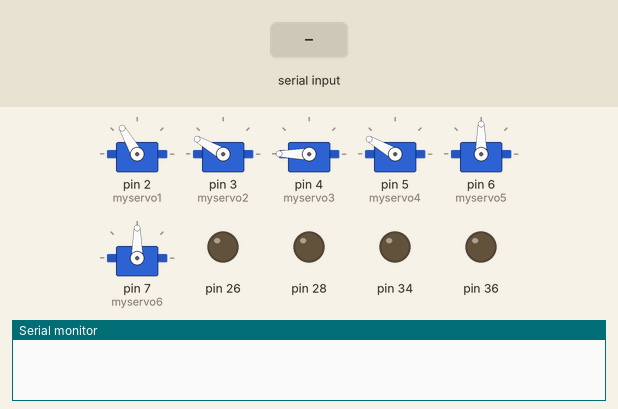
Simulated run of this sketch. Board: Arduino Mega 2560, built with avr-gcc and run on an emulated ATmega2560. Shown: 6 × servo, output pins drawn as LEDs (lit = HIGH), the last lines printed to the serial monitor. The test bench sets the inputs (shaded band).

Above: at 1.2 s.
1.3 s: "F" received over Serial
At 2.5 s:
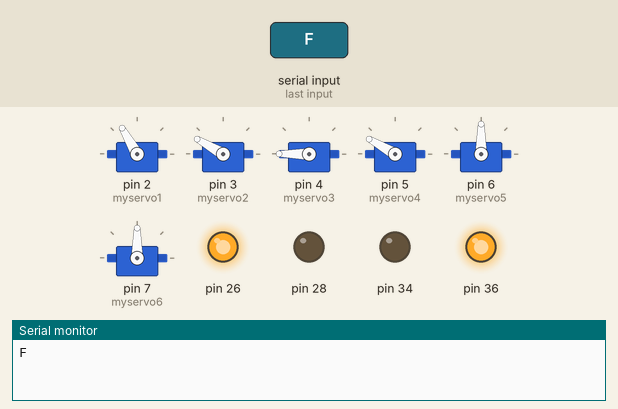
2.8 s: byte 74 ('J') received over Serial
At 3.6 s:
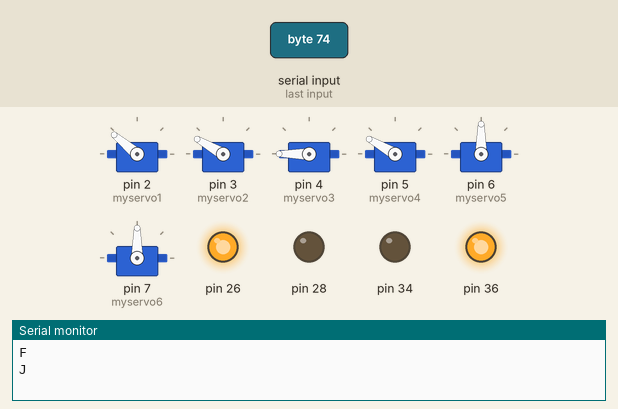
4.3 s: byte 32 (' ') received over Serial
At 4.8 s:
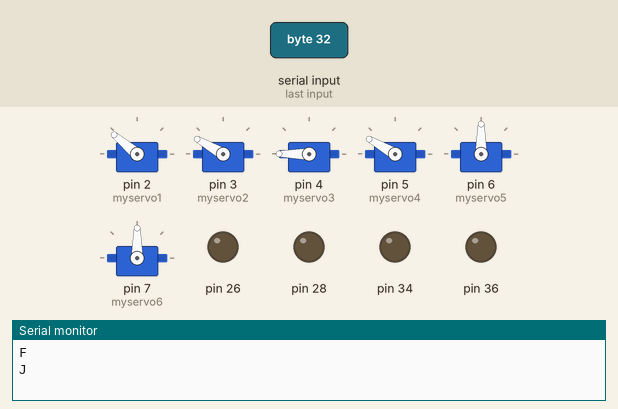
5.8 s: byte 75 ('K') received over Serial
At 7.0 s:
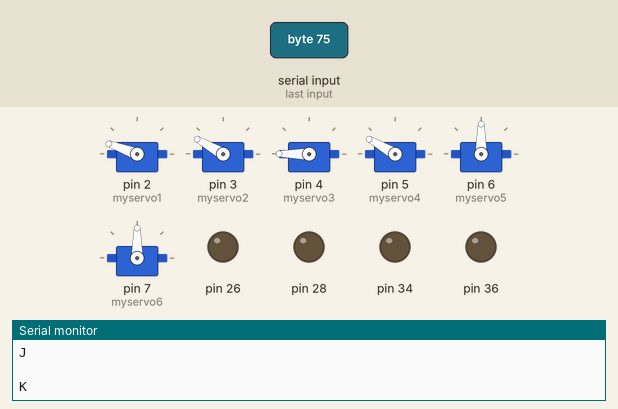
7.3 s: byte 77 ('M') received over Serial
At 8.3 s:
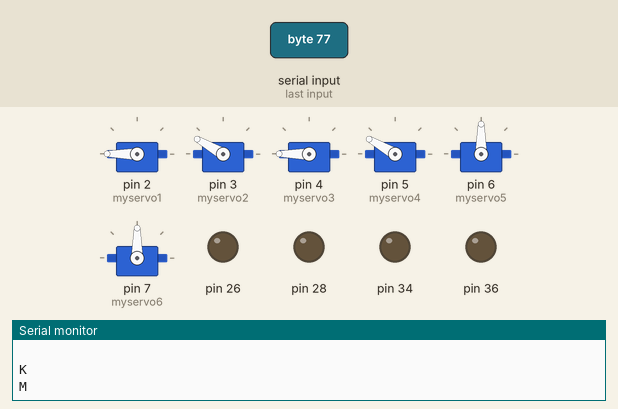
8.8 s: "B" received over Serial
At 9.4 s:
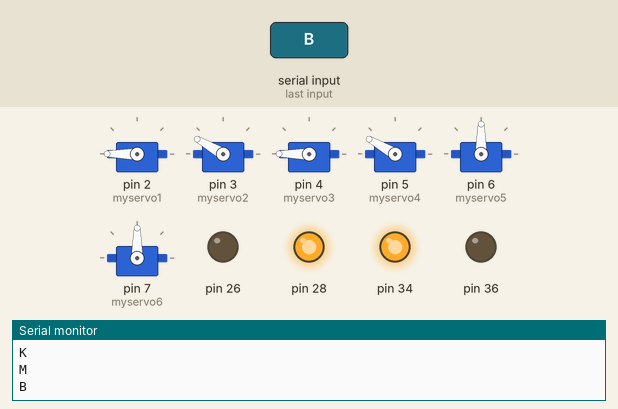
Timing chart, 0 to 11.3 s (numbered marks = the images above; inputs shaded):
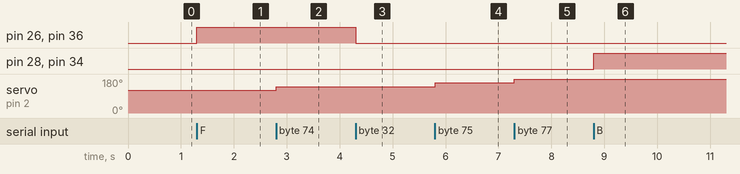

The sketch:

BT_SLAVE.ino
```cpp
char data=0;
#include <Servo.h>
Servo myservo1;
Servo myservo2;
Servo myservo3;
Servo myservo4;
Servo myservo5;
Servo myservo6;

void setup() {
 Serial.begin(9600);
  pinMode(26,OUTPUT);
  pinMode(28,OUTPUT);
  pinMode(34,OUTPUT);
  pinMode(36,OUTPUT);
  myservo1.attach(2);
  myservo2.attach(3);
  myservo3.attach(4);
  myservo4.attach(5);
  myservo5.attach(6);
  myservo6.attach(7);
  myservo1.write(120);
  myservo2.write(150);
  myservo3.write(180);
  myservo4.write(150);
  myservo5.write(90);
}

void loop() {

 if(Serial.available()>0)
 {
  data=Serial.read();
  Serial.println(data);
  if(data == 'F')
      {

        digitalWrite(26, HIGH);
        digitalWrite(28, LOW);
        digitalWrite(34, LOW);
        digitalWrite(36, HIGH);
      }
       if(data == 'B')
      {
         digitalWrite(26, LOW);
        digitalWrite(28, HIGH);
        digitalWrite(34, HIGH);
        digitalWrite(36, LOW);

  }
  if(data == 'L')
      {
         digitalWrite(26, LOW);
         digitalWrite(28, HIGH);
         digitalWrite(34, LOW);
         digitalWrite(36, HIGH);

  }
  if(data == 'R')
      {
         digitalWrite(26, HIGH);
         digitalWrite(28, LOW);
         digitalWrite(34, HIGH);
         digitalWrite(36, LOW);
        }
  if(data== ' ')
      {
         digitalWrite(26, LOW);
         digitalWrite(28, LOW);
         digitalWrite(34, LOW);
         digitalWrite(36, LOW);
         }

    if (data == 'A')
{
    myservo1.write(0);
}
if (data == 'C')
{
    myservo1.write(20);
}
if (data == 'D')
{
    myservo1.write(40);
}
if (data == 'E')
{
    myservo1.write(60);
}
 if (data == 'G')
{
    myservo1.write(80);
}
 if (data == 'H')
{
    myservo1.write(100);
}
if (data == 'I')
{
    myservo1.write(120);
}
if (data == 'J')
{
    myservo1.write(140);
}
  if (data == 'K')
{
     myservo1.write(160);
}
 if (data == 'M')
{
     myservo1.write(180);
}
if (data == 'N')
{
     myservo1.write(120);
}


if (data == 'O')
  {
     myservo2.write(150);
  }
if (data == 'P')
  {
     myservo2.write(130);
  }
if (data == 'Q')
  {
     myservo2.write(110);
  }
if (data == 'S')
  {
       myservo2.write(90);
  }
if (data == 'T')
  {
     myservo2.write(70);
  }
if (data == 'U')
  {
      myservo2.write(50);
  }
if (data == 'V')
  {
       myservo2.write(30);
  }
if (data == 'W')
  {
       myservo2.write(10);
  }
if (data == 'X')
  {
      myservo2.write(70);
  }
if (data == 'Y')
  {

     myservo2.write(150);
  }


if (data == 'Z')
{
     myservo3.write(100);
}
if (data == 'a')
{
     myservo3.write(110);
}
if (data == 'b')
{
   myservo3.write(120);
}
if (data == 'c')
{
     myservo3.write(130);
}
if (data == 'd')
{
      myservo3.write(140);
}
if (data == 'e')
{
       myservo3.write(150);
}
if (data == 'f')
{
     myservo3.write(160);

}
 if (data == 'g')
{
   myservo3.write(170);
}
if (data == 'h')
{
   myservo3.write(180);
}


if(data =='i')
{
  myservo4.write(100);
}

if(data =='j')
{
   myservo4.write(110);
}
if(data =='k')
{
    myservo4.write(120);
}
if(data =='l')
{
   myservo4.write(130);
}
if(data =='m')
{
     myservo4.write(140);
}
if(data =='n')
{
     myservo4.write(150);
}


if (data == 'o')
{
    myservo5.write(0);
}
if (data == 'p')
{
   myservo5.write(20);
}
if (data == 'q')
{
      myservo5.write(40);
}
if (data == 'r')
{
      myservo5.write(60);
}
 if (data == 's')
{
       myservo5.write(80);
}
if (data == 't')
{
       myservo5.write(100);
}
if (data == 'u')
{
      myservo5.write(120);
}
if (data == 'v')
{
       myservo5.write(140);
}
if (data == 'w')
{
      myservo5.write(160);
}
if (data == 'x')
{
      myservo5.write(180);
}
if (data == 'y')
{
     myservo5.write(90);
}


if (data == 'z')
{
   myservo6.write(100);
}
if (data == '0')
{
    myservo6.write(180);
}

 }
}
```

Measured:
- after the input at 1.3 s, pin 26, pin 36: LOW → HIGH at once
- after the input at 2.8 s, servo on pin 2 (myservo1): 120° → 140° at once
- after the input at 4.3 s, pin 26, pin 36: HIGH → LOW at once
- after the input at 5.8 s, servo on pin 2 (myservo1): 140° → 160° at once
- after the input at 7.3 s, servo on pin 2 (myservo1): 160° → 180° at once
- after the input at 8.8 s, pin 28, pin 34: LOW → HIGH at once
